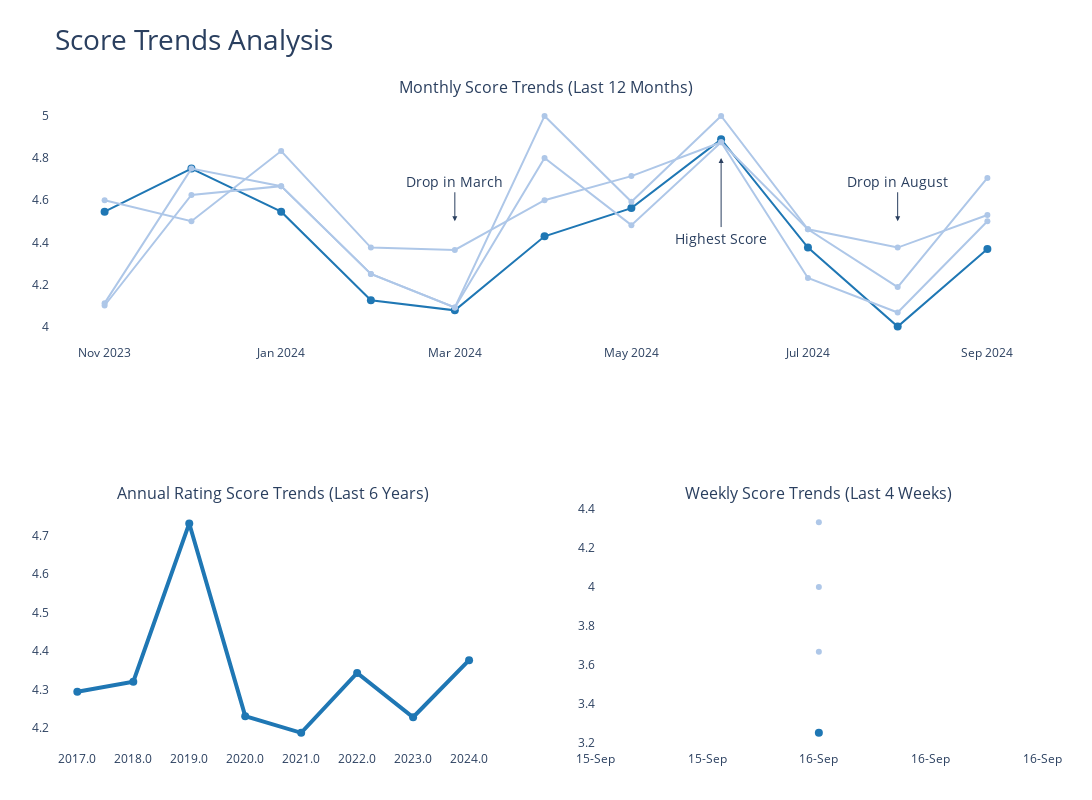

The cell this chart's notebook holds for it:
### Code cell
# Convert date column to datetime format
reviews['date'] = pd.to_datetime(reviews['date'], errors='coerce')
reviews['month'] = reviews['date'].dt.to_period('M')
reviews['year'] = reviews['date'].dt.year
reviews['week'] = reviews['date'].dt.to_period('W')
reviews['week'] = reviews['date'] - pd.to_timedelta(reviews['date'].dt.weekday, unit='d')
reviews['week'] = reviews['week'].dt.strftime('%Y-%m-%d')

# Filter data for the last periods (months, years, weeks)
last_months = reviews[reviews['date'] >= pd.to_datetime('today') - pd.DateOffset(months=12)]
last_years = reviews[reviews['date'] >= pd.to_datetime('today') - pd.DateOffset(years=8)]
last_weeks = reviews[reviews['date'] >= pd.to_datetime('today') - pd.DateOffset(weeks=5)]

# Compute averages for the required periods
monthly_avg_scores = last_months.groupby('month')[['rating_score', 'food_score', 'service_score', 'atmosphere_score']].mean()
yearly_avg_scores = last_years.groupby('year')[['rating_score']].mean()
weekly_avg_scores = last_weeks.groupby('week')[['rating_score', 'food_score', 'service_score', 'atmosphere_score']].mean()

# Update the axis labels for each score to be more readable
label_mapping = {
    'rating_score': 'Rating',
    'food_score': 'Food',
    'service_score': 'Service',
    'atmosphere_score': 'Atmosphere'
}

# Create a figure with subplots using the Z-layout
fig = make_subplots(rows=2, cols=2,
                    specs=[[{"colspan": 2}, None],
                           [{}, {}]],  # 1 large plot on the first row, 2 smaller plots on the second
                    subplot_titles=("Monthly Score Trends (Last 12 Months)", 
                                    "Annual Rating Score Trends (Last 6 Years)", 
                                    "Weekly Score Trends (Last 4 Weeks)"))

# Add monthly score trends to the first row (rating_score in stronger color)
colors = ['#1f77b4', '#aec7e8', '#aec7e8', '#aec7e8']
for i, column in enumerate(monthly_avg_scores.columns):
    label = label_mapping[column]
    fig.add_trace(
        go.Scatter(x=monthly_avg_scores.index.astype(str), y=monthly_avg_scores[column],
                   mode='lines+markers', name=label, 
                   text=[f"{label} - {val:.2f}" for val in monthly_avg_scores[column]], 
                   hoverinfo="text", line=dict(color=colors[i])),
        row=1, col=1)

# Add yearly score trends to the second row (left)
fig.add_trace(
    go.Scatter(x=yearly_avg_scores.index.astype(str), y=yearly_avg_scores['rating_score'],
               mode='lines+markers', name="Rating", line=dict(color='#1f77b4', width=4),
               text=[f"Rating - {val:.2f}" for val in yearly_avg_scores['rating_score']], 
               hoverinfo="text"),
    row=2, col=1)

# Add weekly score trends to the second row (right, weaker colors)
for i, column in enumerate(weekly_avg_scores.columns):
    label = label_mapping[column]  # Get the readable label
    fig.add_trace(
        go.Scatter(x=weekly_avg_scores.index.astype(str), y=weekly_avg_scores[column],
                   mode='lines+markers', name=label, 
                   text=[f"{label} - {val:.2f}" for val in weekly_avg_scores[column]], 
                   hoverinfo="text", line=dict(color=colors[i])),
        row=2, col=2)

# Enhance presentation: remove gridlines and borders, increase size, and remove legend
fig.update_layout(showlegend=False, 
                  title="Score Trends Analysis",
                  title_font=dict(size=28),
                  margin=dict(l=50, r=50, t=100, b=50),
                  paper_bgcolor="white",
                  height=800, width=1200)
fig.update_xaxes(showline=False, showgrid=False)
fig.update_yaxes(showline=False, showgrid=True)

# Customize x-axes formatting: show only the year for yearly data, and only day and month for weekly data
fig.update_xaxes(
    tickformat="%Y",  # Only show the year for the yearly graph
    row=2, col=1
)

fig.update_xaxes(
    tickformat="%d-%b",  # Show only the day and month for weekly graph
    row=2, col=2
)

# Add annotations to highlight key points
fig.add_annotation(x='2024-06', y=4.8, 
                   text="Highest Score", 
                   showarrow=True, arrowhead=2,
                   ax=0, ay=80, row=1, col=1, font=dict(size=14))

fig.add_annotation(x='2024-03', y=4.5, 
                   text="Drop in March", 
                   showarrow=True, arrowhead=2,
                   ax=0, ay=-40, row=1, col=1, font=dict(size=14))

fig.add_annotation(x='2024-08', y=4.5, 
                   text="Drop in August", 
                   showarrow=True, arrowhead=2,
                   ax=0, ay=-40, row=1, col=1, font=dict(size=14))

fig.update_traces(marker=dict(size=8), selector=dict(name="Rating"))
fig.update_layout(plot_bgcolor="white", paper_bgcolor="white")
fig.show()

### Figure 1 — Plotly figure (JSON) as saved in the notebook; plotly's stock layout.template omitted (floating-point values rounded to 4 significant figures)
{"data": [{"hoverinfo": "text", "line": {"color": "#1f77b4"}, "marker": {"size": 8}, "mode": "lines+markers", "name": "Rating", "text": ["Rating - 4.55", "Rating - 4.75", "Rating - 4.55", "Rating - 4.12", "Rating - 4.08", "Rating - 4.43", "Rating - 4.56", "Rating - 4.89", "Rating - 4.38", "Rating - 4.00", "Rating - 4.37"], "type": "scatter", "x": ["2023-11", "2023-12", "2024-01", "2024-02", "2024-03", "2024-04", "2024-05", "2024-06", "2024-07", "2024-08", "2024-09"], "xaxis": "x", "y": [4.545, 4.75, 4.545, 4.125, 4.077, 4.429, 4.562, 4.889, 4.375, 4, 4.368], "yaxis": "y"}, {"hoverinfo": "text", "line": {"color": "#aec7e8"}, "mode": "lines+markers", "name": "Food", "text": ["Food - 4.11", "Food - 4.75", "Food - 4.67", "Food - 4.25", "Food - 4.09", "Food - 4.80", "Food - 4.48", "Food - 4.88", "Food - 4.23", "Food - 4.07", "Food - 4.50"], "type": "scatter", "x": ["2023-11", "2023-12", "2024-01", "2024-02", "2024-03", "2024-04", "2024-05", "2024-06", "2024-07", "2024-08", "2024-09"], "xaxis": "x", "y": [4.111, 4.75, 4.667, 4.25, 4.091, 4.8, 4.481, 4.875, 4.231, 4.067, 4.5], "yaxis": "y"}, {"hoverinfo": "text", "line": {"color": "#aec7e8"}, "mode": "lines+markers", "name": "Service", "text": ["Service - 4.60", "Service - 4.50", "Service - 4.83", "Service - 4.38", "Service - 4.36", "Service - 4.60", "Service - 4.71", "Service - 4.88", "Service - 4.46", "Service - 4.38", "Service - 4.53"], "type": "scatter", "x": ["2023-11", "2023-12", "2024-01", "2024-02", "2024-03", "2024-04", "2024-05", "2024-06", "2024-07", "2024-08", "2024-09"], "xaxis": "x", "y": [4.6, 4.5, 4.833, 4.375, 4.364, 4.6, 4.714, 4.875, 4.462, 4.375, 4.529], "yaxis": "y"}, {"hoverinfo": "text", "line": {"color": "#aec7e8"}, "mode": "lines+markers", "name": "Atmosphere", "text": ["Atmosphere - 4.10", "Atmosphere - 4.62", "Atmosphere - 4.67", "Atmosphere - 4.25", "Atmosphere - 4.09", "Atmosphere - 5.00", "Atmosphere - 4.59", "Atmosphere - 5.00", "Atmosphere - 4.46", "Atmosphere - 4.19", "Atmosphere - 4.71"], "type": "scatter", "x": ["2023-11", "2023-12", "2024-01", "2024-02", "2024-03", "2024-04", "2024-05", "2024-06", "2024-07", "2024-08", "2024-09"], "xaxis": "x", "y": [4.1, 4.625, 4.667, 4.25, 4.091, 5, 4.593, 5, 4.462, 4.188, 4.706], "yaxis": "y"}, {"hoverinfo": "text", "line": {"color": "#1f77b4", "width": 4}, "marker": {"size": 8}, "mode": "lines+markers", "name": "Rating", "text": ["Rating - 4.29", "Rating - 4.32", "Rating - 4.73", "Rating - 4.23", "Rating - 4.19", "Rating - 4.34", "Rating - 4.23", "Rating - 4.38"], "type": "scatter", "x": ["2017.0", "2018.0", "2019.0", "2020.0", "2021.0", "2022.0", "2023.0", "2024.0"], "xaxis": "x2", "y": [4.294, 4.32, 4.731, 4.231, 4.188, 4.343, 4.228, 4.376], "yaxis": "y2"}, {"hoverinfo": "text", "line": {"color": "#1f77b4"}, "marker": {"size": 8}, "mode": "lines+markers", "name": "Rating", "text": ["Rating - 3.25"], "type": "scatter", "x": ["2024-09-16"], "xaxis": "x3", "y": [3.25], "yaxis": "y3"}, {"hoverinfo": "text", "line": {"color": "#aec7e8"}, "mode": "lines+markers", "name": "Food", "text": ["Food - 4.33"], "type": "scatter", "x": ["2024-09-16"], "xaxis": "x3", "y": [4.333], "yaxis": "y3"}, {"hoverinfo": "text", "line": {"color": "#aec7e8"}, "mode": "lines+markers", "name": "Service", "text": ["Service - 3.67"], "type": "scatter", "x": ["2024-09-16"], "xaxis": "x3", "y": [3.667], "yaxis": "y3"}, {"hoverinfo": "text", "line": {"color": "#aec7e8"}, "mode": "lines+markers", "name": "Atmosphere", "text": ["Atmosphere - 4.00"], "type": "scatter", "x": ["2024-09-16"], "xaxis": "x3", "y": [4], "yaxis": "y3"}], "layout": {"annotations": [{"font": {"size": 16}, "showarrow": false, "text": "Monthly Score Trends (Last 12 Months)", "x": 0.5, "xanchor": "center", "xref": "paper", "y": 1, "yanchor": "bottom", "yref": "paper"}, {"font": {"size": 16}, "showarrow": false, "text": "Annual Rating Score Trends (Last 6 Years)", "x": 0.225, "xanchor": "center", "xref": "paper", "y": 0.375, "yanchor": "bottom", "yref": "paper"}, {"font": {"size": 16}, "showarrow": false, "text": "Weekly Score Trends (Last 4 Weeks)", "x": 0.775, "xanchor": "center", "xref": "paper", "y": 0.375, "yanchor": "bottom", "yref": "paper"}, {"arrowhead": 2, "ax": 0, "ay": 80, "font": {"size": 14}, "showarrow": true, "text": "Highest Score", "x": "2024-06", "xref": "x", "y": 4.8, "yref": "y"}, {"arrowhead": 2, "ax": 0, "ay": -40, "font": {"size": 14}, "showarrow": true, "text": "Drop in March", "x": "2024-03", "xref": "x", "y": 4.5, "yref": "y"}, {"arrowhead": 2, "ax": 0, "ay": -40, "font": {"size": 14}, "showarrow": true, "text": "Drop in August", "x": "2024-08", "xref": "x", "y": 4.5, "yref": "y"}], "height": 800, "margin": {"b": 50, "l": 50, "r": 50, "t": 100}, "paper_bgcolor": "white", "plot_bgcolor": "white", "showlegend": false, "title": {"font": {"size": 28}, "text": "Score Trends Analysis"}, "width": 1200, "xaxis": {"anchor": "y", "domain": [0, 1], "showgrid": false, "showline": false}, "xaxis2": {"anchor": "y2", "domain": [0, 0.45], "showgrid": false, "showline": false, "tickformat": "%Y"}, "xaxis3": {"anchor": "y3", "domain": [0.55, 1], "showgrid": false, "showline": false, "tickformat": "%d-%b"}, "yaxis": {"anchor": "x", "domain": [0.625, 1], "showgrid": true, "showline": false}, "yaxis2": {"anchor": "x2", "domain": [0, 0.375], "showgrid": true, "showline": false}, "yaxis3": {"anchor": "x3", "domain": [0, 0.375], "showgrid": true, "showline": false}}}
